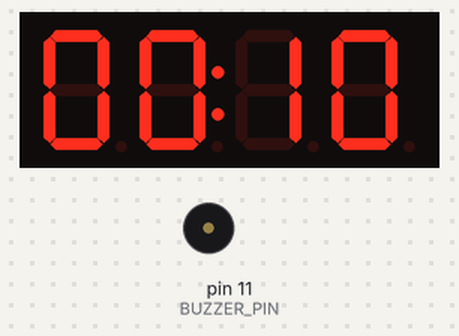
A sketch run on a simulated Arduino Uno, built with avr-gcc and run on an emulated ATmega328P. Parts: 4-digit seven-segment display, buzzer (waves = sounding, pin HIGH).

Above: at 0.1 s.
At 3.2 s:
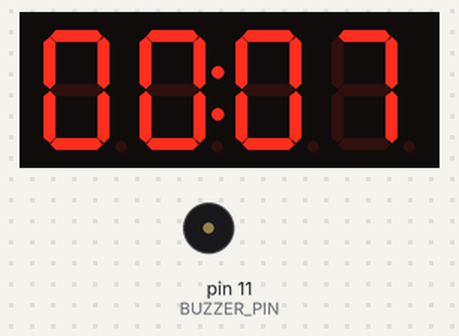
At 7.2 s:
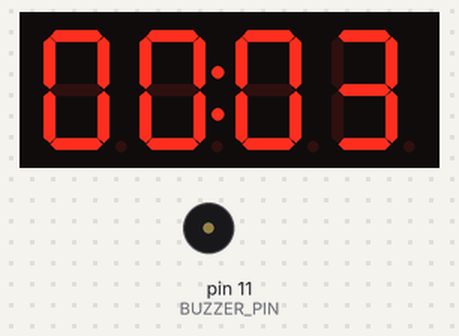
At 13.87 s:
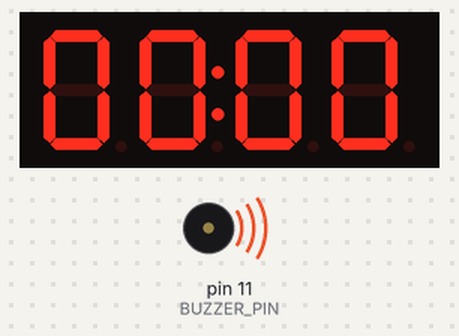
Timing chart, 0 to 40.0 s (numbered marks = the images above):
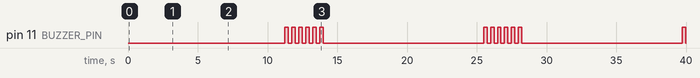

Measured:
- by itself, pin 11 (BUZZER_PIN): repeats every 14.2 s: 5 × (LOW 0.25 s, HIGH 0.25 s), LOW 11.5 s, HIGH 0.25 s
- by itself, everything shown: repeats every 14.2 s, in 23 steps
- what the display in image 1 shows lasts 1.0 s, from 3.1 s to 4.1 s

The sketch:

03_Timer.ino
```cpp
#include <TM1637Display.h>

#define CLK 8
#define DIO 9

#define BUZZER_PIN 11

TM1637Display display(CLK, DIO);


void setup() {
  pinMode(BUZZER_PIN, OUTPUT);
  display.setBrightness(0x0f);

  display.showNumberDecEx(0, SEG_G, true, 4, 0);
}

void loop() {
  int minutes = 0;
  int seconds = 10;

  while(minutes >= 0) {
    while (seconds >= 0) {
      int timeToShow = minutes * 100 + seconds;
      display.showNumberDecEx(timeToShow, 0x40, true);

      delay(1000);

      if (seconds == 0 && minutes == 0) {
        triggerBuzzer();
        return;
      }
      seconds--;
    }
    minutes--;
    seconds = 59;
  }
}

void triggerBuzzer() {
  for (int i = 0; i < 3000; i += 500) {
    digitalWrite(BUZZER_PIN, HIGH);
    delay(250);
    digitalWrite(BUZZER_PIN, LOW);
    delay(250);
  }
}
```
